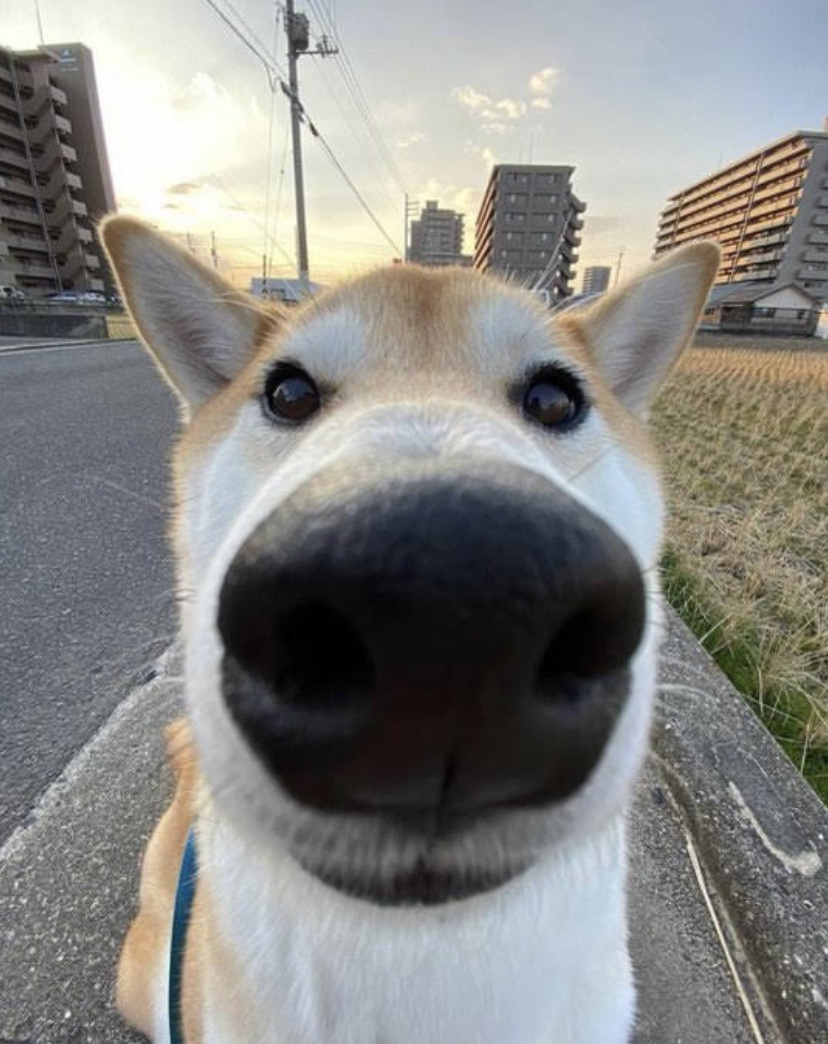
#> input picture sobaken.jpg, 828 x 1044 px
$ python 'LW (7).py'
#> lines starting #> are read from the running program, lines starting #| are printed output that depends on the picture
from PIL import Image
import cv2

# [54 lines left out: functions z1, z2, z3, not called in this run]

def z4():
    filename = "sobaken.jpg"
    with Image.open(filename) as img:
#> img is the input picture: PIL image 828x1044 RGB; mean R, G, B 136.4, 135.7, 132.4
        img.load()
    watermark = Image.open("watermark.png")
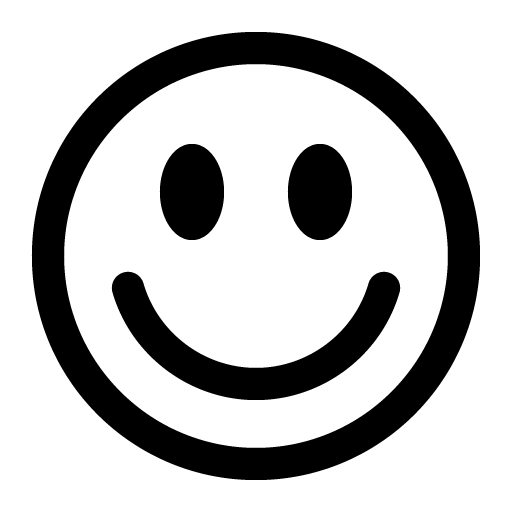
#> input picture watermark.png, 512 x 512 px
#> watermark is the input picture: PIL image 512x512 RGBA; mean R, G, B, A 0, 0, 0, 62.2

    img.paste(watermark, (42, 40), watermark)
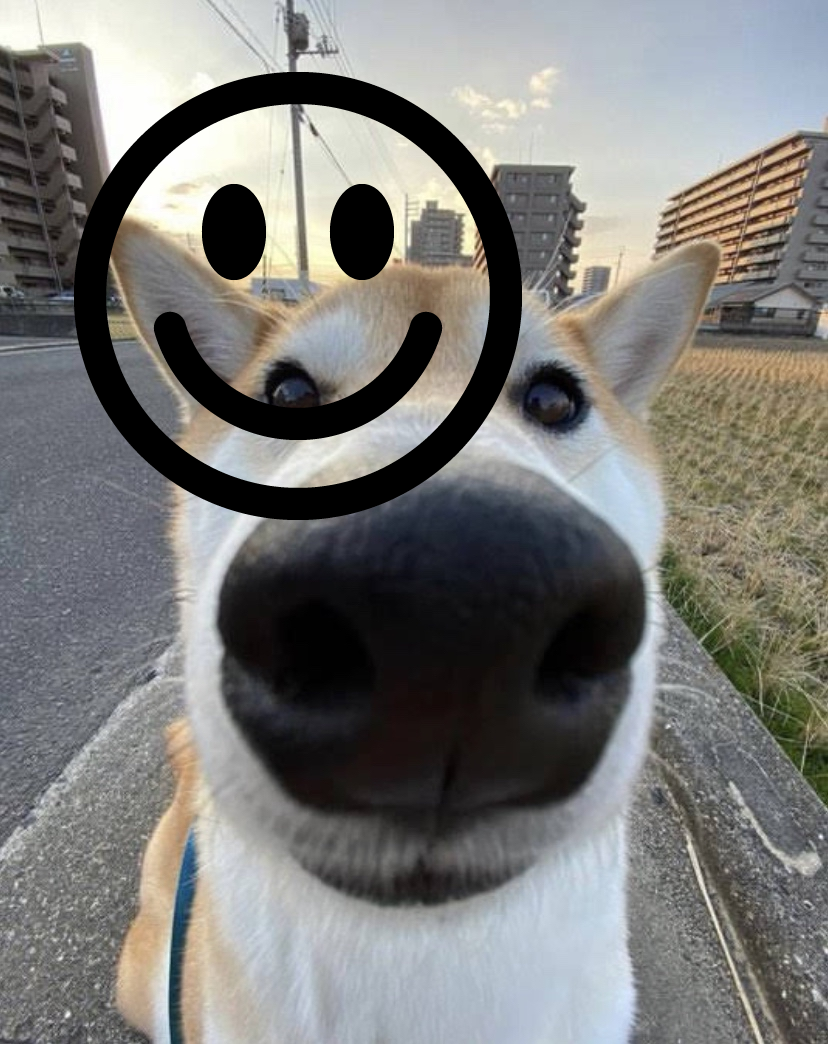
#> img: PIL image 828x1044 RGB; mean R, G, B 123, 122.6, 120
    img.save("img_with_watermark.png")


z4()
